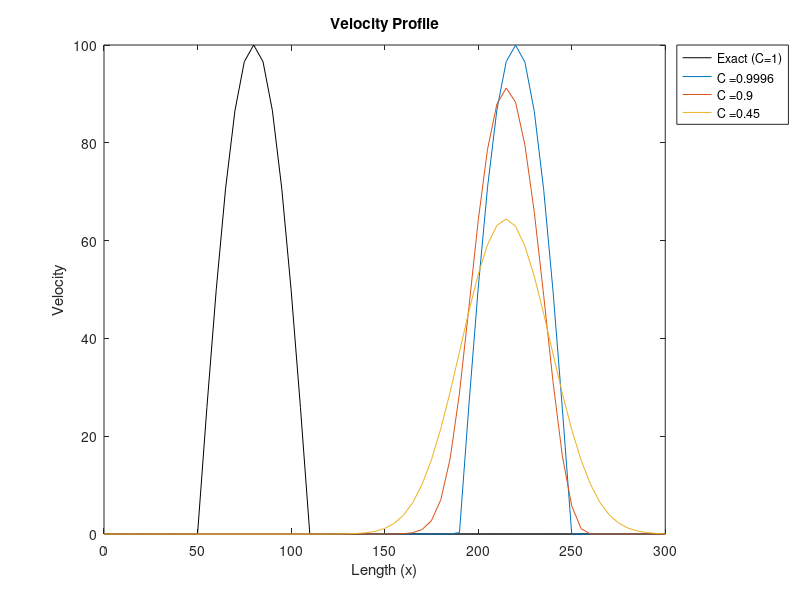
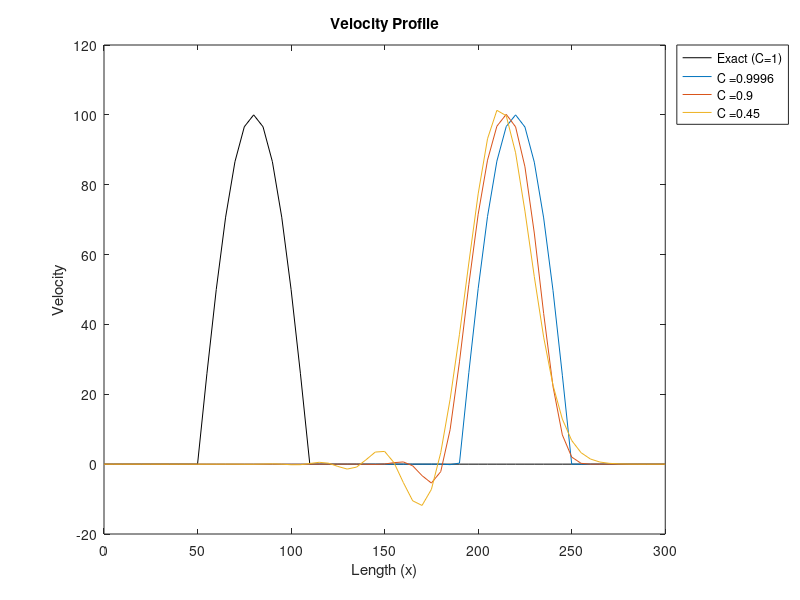
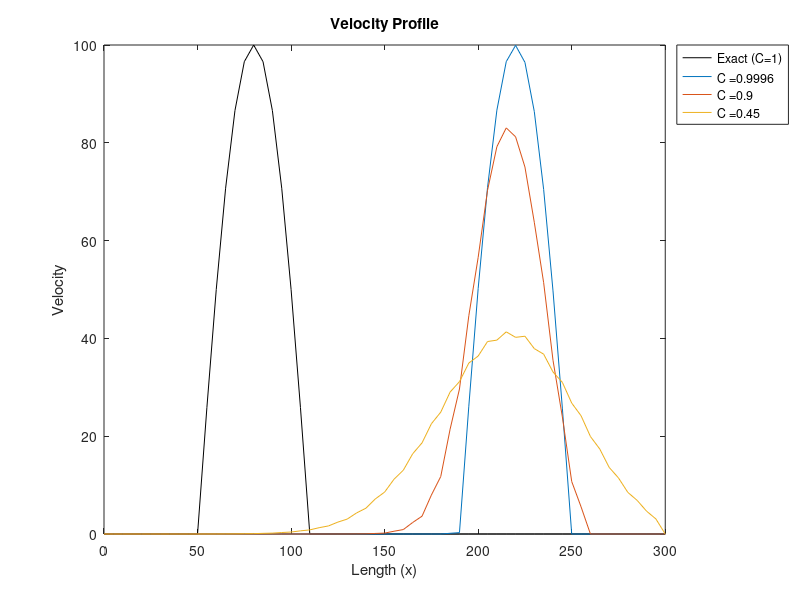

The MATLAB source for these figures, in order:
% Example-3 : 1D Linear Convection
% Comparison between FTBS (explicit), Lax-Wendroff (explicit)
% and Lax (explicit) schemes
clear all; clc

% Known Values
Lx = 300; % Length of x-domain
C = 300; % Velocity (300 m/s)
M = 61; % Number of grid points
x = linspace(0,Lx,M);

% Calculated values
dx = Lx/(M-1); % Grid size
Dt = [0.01666,0.015,0.0075]; % Time Steps
CL = zeros(size(Dt)); % Courant Number for each step

% Initial Conditions
% U(x) = 0                      for 0<=x<=50
% U(x) = 100*sin(pi*(x-50)/60)  for 50<=x<=110
% U(x) = 0                      for 110<=x<=300

% Boundary Conditions
% U(x,t) = 0 for x = 0
% U(x,t) = 0 for x = Lx

% Velocity Matrices
U_ftbs = [];
U_lw = [];
U_lax = [];

% Computation
for j=1:length(Dt)
    dt = Dt(j); % Time Step
    lambda = C*dt/dx; % Courant Number
    CL(j) = lambda; % Courant Number for each time step
    
    % Initializing Velocity Matrix
    U_FTBS = zeros(1,M); % U for FTBS
    U_LW = zeros(1,M); % U for Lax-Wendroff
    U_LAX = zeros(1,M); % U for FTCS
    
    % Applying given conditions
    for p=1:M
        if((50<=x(p))&&(x(p)<=110))
            U_FTBS(1,p) = 100*sin(pi*(x(p)-50)/60);
            U_LW(1,p) = 100*sin(pi*(x(p)-50)/60);
            U_LAX(1,p) = 100*sin(pi*(x(p)-50)/60);
        end
    end
    
    % Initial Velocity Profile (remains same for each case)
    U_initial = U_FTBS;
    
    % Computation using each method
    t = 0; % Time
    while t<=0.45
        
        U_FTBS_old = U_FTBS; % FTBS Scheme
        U_LW_old = U_LW; % Lax-Wendroff Scheme
        U_LAX_old = U_LAX; % FTCS Scheme
        
        for i=2:M-1
            U_FTBS(1,i) = (1-lambda)*U_FTBS_old(1,i)+lambda*U_FTBS_old(1,i-1); % FTBS Scheme
            U_LW(1,i) = (1-lambda^2)*U_LW_old(1,i)-(lambda/2)*(1-lambda)*U_LW_old(1,i+1)+(lambda/2)*(1+lambda)*U_LW_old(1,i-1); % Lax-Wendroff Scheme
            U_LAX(1,i) = ((1-lambda)/2)*U_LAX_old(1,i+1)+((1+lambda)/2)*U_LAX_old(1,i-1); % Lax Scheme
        end
        t = t+dt;
    end
    U_ftbs = [U_ftbs;U_FTBS]; % Updating U_ftbs array for each time step chosen
    U_lw = [U_lw;U_LW]; % Updating U_lw array for each time step chosen
    U_lax = [U_lax;U_LAX]; % Updating U_ftcs array for each time step chosen
end

% Plotting

% Results using FTBS
figure;
plot(x,U_initial,'black')
hold on;
plot(x,U_ftbs)
xlabel('Length (x)'),ylabel('Velocity')
title('Velocity Profile')
legend('Exact (C=1)',strcat('C =',num2str(CL(1))),strcat('C =',num2str(CL(2))),strcat('C =',num2str(CL(3))),'Location','bestoutside')
hold off;

% Results using Lax-Wendroff
figure;
plot(x,U_initial,'black')
hold on;
plot(x,U_lw)
xlabel('Length (x)'),ylabel('Velocity')
title('Velocity Profile')
legend('Exact (C=1)',strcat('C =',num2str(CL(1))),strcat('C =',num2str(CL(2))),strcat('C =',num2str(CL(3))),'Location','bestoutside')
hold off;

% Results using FTCS
figure;
plot(x,U_initial,'black')
hold on;
plot(x,U_lax)
xlabel('Length (x)'),ylabel('Velocity')
title('Velocity Profile')
legend('Exact (C=1)',strcat('C =',num2str(CL(1))),strcat('C =',num2str(CL(2))),strcat('C =',num2str(CL(3))),'Location','bestoutside')
hold off;
